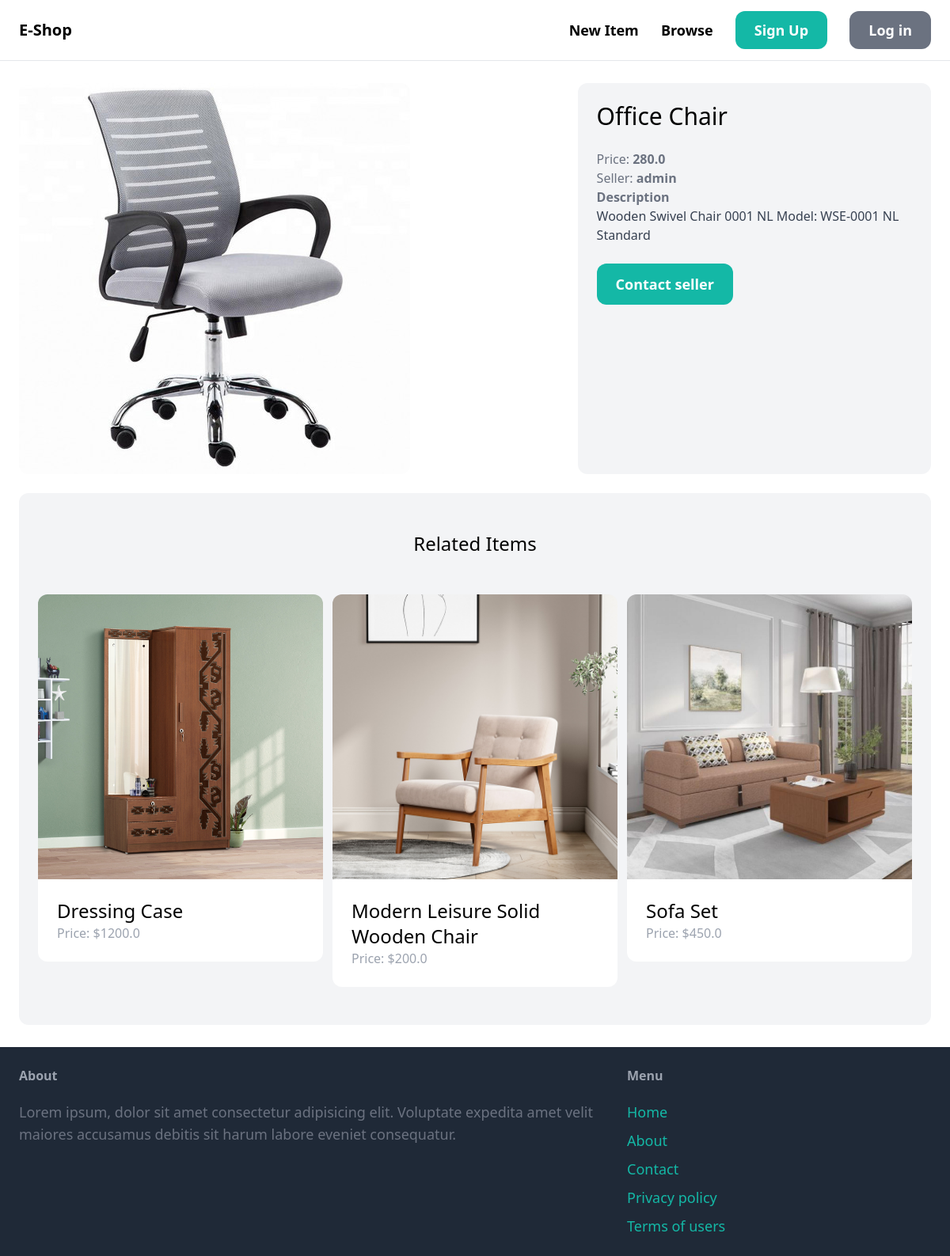
Page /items/4/ on the committed database.
### item/models.py (models this page shows, shortened)
class Item(models.Model):
     category = models.ForeignKey(Category, related_name='items', on_delete=models.CASCADE)
     name = models.CharField(max_length=255)
     description = models.TextField(blank=True, null=True)
     price = models.FloatField()
     image = models.ImageField(upload_to='item_images', blank=True, null=True)
     is_sold = models.BooleanField(default=False)
     created_by = models.ForeignKey(User, related_name='items', on_delete=models.CASCADE)
     created_at = models.DateTimeField(auto_now_add=True)

### item/views.py (the view)
# urls.py: path('<int:pk>/', views.detail, name='detail'),
def detail(request, pk):
    item = get_object_or_404(Item, pk=pk)
    related_items = Item.objects.filter(category=item.category, is_sold=False).exclude(pk=pk)[0:3]
    return render(request, 'item/detail.html', {
        'item': item,
        'related_items':related_items,
    })

### item/templates/item/detail.html (shortened to what this page needs)
{% extends 'core/base.html' %}
{% block content %}
<div class="grid grid-cols-5 gap-6">
    <div class="col-span-3">
        <img src="{{item.image.url}}" class="rounded-xl">
    </div>
    <div class="col-span-2 p-6 bg-gray-100 rounded-xl">
        <h1 class="mb-6 text-3xl">
            {{item.name}}
        </h1>
        <p class="text-gray-500">Price: <strong>{{item.price}}</strong></p>
        <p class="text-gray-500">Seller: <strong>{{item.created_by.username}}</strong></p>
        {% if item.description %}
        <p class="text-gray-700">
            <strong class="text-gray-500">Description</strong>
            <br>
            {{item.description}}
        </p>
        {% endif %}
        {% if request.user == item.created_by %}
        <div class="mt-6 p-6 bg-white rounded-xl">
            <p class="text-semibold">This is your item!</p>
            <a href="{% url 'item:edit' item.id %}"
                class="inline-block mt-6 px-6 py-3 text-lg font-semibold bg-teal-500 text-white rounded-xl">
                Edit
            </a>
            <a href="{% url 'item:delete' item.id %}"
                class="inline-block mt-6 px-6 py-3 text-lg font-semibold bg-red-500 text-white rounded-xl">
                delete
            </a>
        </div>
        {% else %}
        <a href="{% url 'conversation:new' item.id %}"
            class="inline-block mt-6 px-6 py-3 text-lg font-semibold bg-teal-500 text-white rounded-xl hover:bg-teal-700">
            Contact seller
        </a>
        {% endif %}
    </div>
</div>
<div class="mt-6 px-6 py-12 bg-gray-100 rounded-xl">
    <h2 class="mb-12 text-2xl text-center">Related Items</h2>
    <div class="grid grid-cols-3 gap-3">
        {% for item in related_items %}
        <div>
            <a href="{% url 'item:detail' item.id %}">
                <div>
                    <img src="{{ item.image.url }}" class="rounded-t-xl" alt="">
                </div>
                <div class="p-6 bg-white rounded-b-xl">
                    <h2 class="text-2xl">
                        {{ item.name }}
                    </h2>
                    <p class="text-gray-400">
                        Price: ${{item.price}}
                    </p>
                </div>
            </a>
        </div>
        {%endfor%}
    </div>
</div>
{% endblock %}

### rows in the picture
Item: image (picture), name "Office Chair", price "280.0", created_by.username "admin", description "Wooden Swivel Chair 0001 NL Model: WSE-0001 NL Standard"
Item: image (picture), name "Dressing Case", price "1200.0"
Item: image (picture), name "Modern Leisure Solid Wooden Chair", price "200.0"
Item: image (picture), name "Sofa Set", price "450.0"
